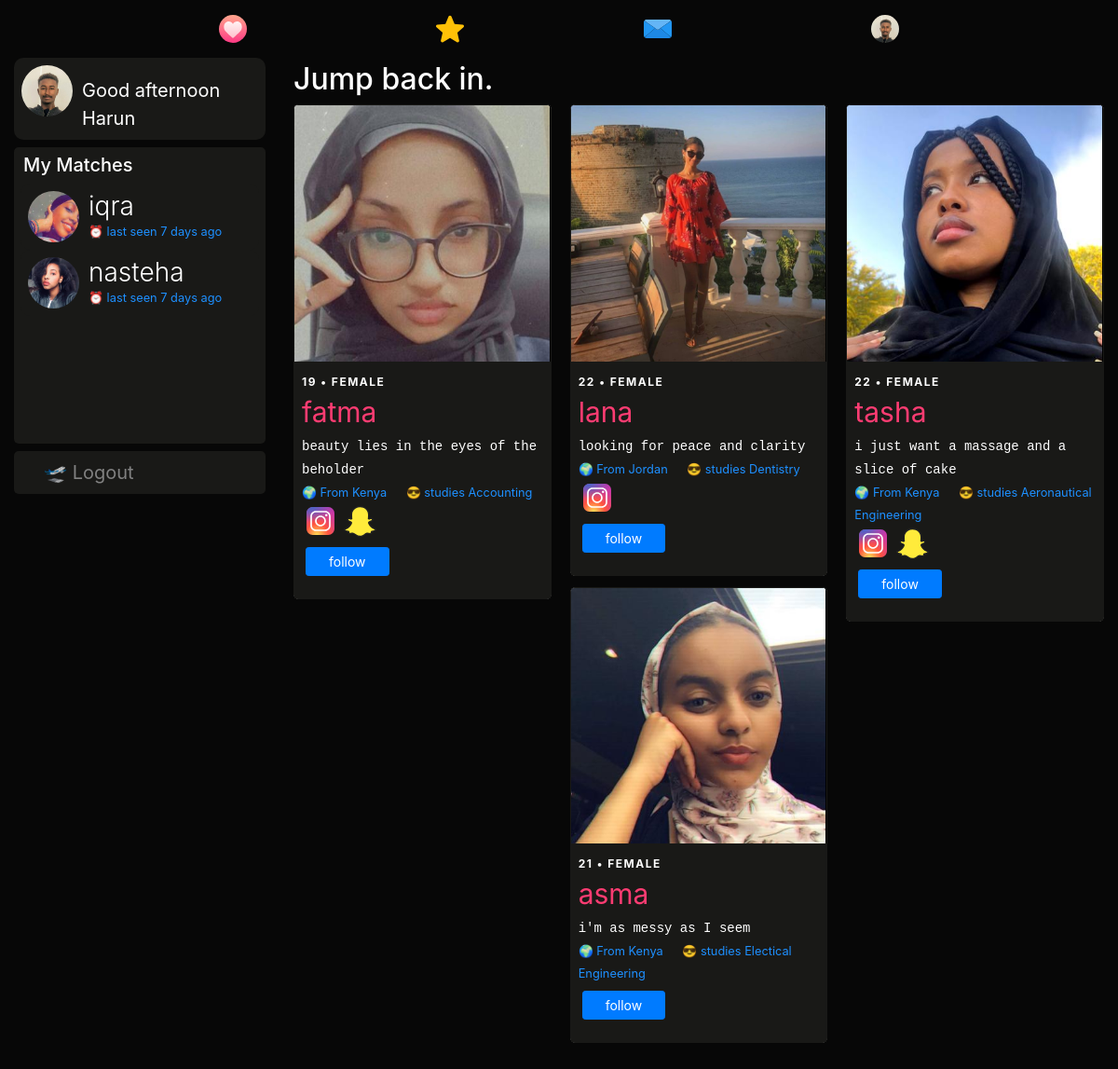
Screenshot of / (signed in) with the database file from the repository.
### dating/models.py (models this page shows, shortened)
class User(db.Model, UserMixin):
	id = db.Column(db.Integer, primary_key=True)
	username = db.Column(db.String(20), unique=True, nullable=False)
	email = db.Column(db.String(120), unique=True, nullable=True)
	dp = db.Column(db.String(20), nullable=False, default='default.jpg')
	dp2 = db.Column(db.String(20), nullable=False, default='flip.png')
	dp3 = db.Column(db.String(20), nullable=False, default='plane.png')
	password = db.Column(db.String(60), nullable=False)
	last_seen = db.Column(db.DateTime, default=datetime.utcnow)
	date_joined = db.Column(db.DateTime, nullable=False, default=datetime.utcnow)
	department = db.Column(db.String(20), nullable=False)
	student_number = db.Column(db.Integer(), unique=True, nullable=True)
	age = db.Column(db.DateTime, nullable=False)
	gender = db.Column(db.String(20), nullable=False)
	country = db.Column(db.String(20), default="Cyprus", nullable=True)
	bio = db.Column(db.String(120), nullable=True)
	private = db.Column(db.Boolean, default=False, nullable=False)
	snapchat = db.Column(db.String(20), default="snapchat", nullable=True)
	instagram = db.Column(db.String(20), default="instagram", nullable=True)
	followed = db.relationship(
		'User', secondary=followers,
		primaryjoin=(followers.c.follower_id == id),
		secondaryjoin=(followers.c.followed_id == id),
		backref=db.backref('followers', lazy='dynamic'), lazy='dynamic')
	messages_sent = db.relationship('Message',
									foreign_keys='Message.sender_id',
									backref='author', lazy='dynamic')
	messages_received = db.relationship('Message',
										foreign_keys='Message.recipient_id',
										backref='recipient', lazy='dynamic')
	last_message_read_time = db.Column(db.DateTime)
	def is_following(self, user):
		return self.followed.filter(followers.c.followed_id == user.id).count() > 0
	def new_messages(self):
		last_read_time = self.last_message_read_time or datetime(1900, 1, 1)
		return Message.query.filter_by(recipient=self).filter(
			Message.timestamp > last_read_time).count()

### dating/routes.py (the view)
@app.route('/')
@app.route('/home', methods=['GET', 'POST'])
def home():
	if current_user.is_authenticated:
		users = User.query.all()
		match_with = set()
		for user in users:
			if not current_user.is_following(user) and current_user.gender != user.gender:
				match_with.add(user)
		hour = datetime.now().hour
		year = datetime.now().year
		greeting = "Good morning" if 5<=hour<12 else "Good afternoon" if hour<18 else "Good evening"
		return render_template('swipe.html', title="Home", match_with=match_with, greeting=greeting, year=year, users=users)
	else:
		return render_template('intro.html', title="Intro")

### dating/models.py (called while the page is built)
@login_manager.user_loader
def load_user(user_id):
	return User.query.get(int(user_id))

### dating/routes.py (called while the page is built)
@app.before_request
def before_request():
	if current_user.is_authenticated:
		current_user.last_seen = datetime.utcnow()
		db.session.commit()

### dating/templates/swipe.html (shortened to what this page needs)
{% extends "layout.html" %}
{% block content %}
<div class="container-fluid">
  <div class="row">
    <div class="col-lg-3 d-none d-lg-block position-fixed">
      <a href="{{ url_for('user_posts',username=current_user.username) }}" style="text-decoration:none;">
      <header class="mb-2">
        <img src="{{ url_for('static', filename='profile_pics/' + current_user.dp) }}" alt="default profile" class="profile-thumbnail">
        <div class="profile-name">
          <span class="mt-2 pt-1" style="font-size:20px;color:#fff;">{{greeting}} {{current_user.username.title()}}</span>
        </div>
      </header>
    </a>
      <div style="background:#191917;padding:7px;cursor:pointer;border-radius:5px;overflow:auto;height:318px;">
        <h5 style="padding-left: 3px;">My Matches</h5>
        {% for user in users if user.is_following(current_user) and current_user.is_following(user) %}
        <a href="{{url_for('message', recipient=user.username)}}" style="text-decoration:none;">
        <header>
        <img src="{{ url_for('static', filename='profile_pics/' + user.dp) }}" alt="default profile" class="profile-thumbnail">
        <div class="profile-name">
          <h3>{{user.username}}</h3>
          <small>⏰ last seen {{ moment(user.last_seen).fromNow() }}</small>
        </div>
      </header>
    </a>
      {% endfor %}
      </div>
        <div class="mt-2" style="background:#191917;padding:8px 8px 8px 32px;font-size:20px;display:block;border-radius:5px;">
        <a href="{{ url_for('logout') }}" style="text-decoration:none;color:#818181;"> 🛫 Logout</a>
        </div>
      </div>
    <div class="col-lg-9 offset-lg-3">
     <h2 class="mt-1">Jump back in.</h2>
     <div class="card-columns">
   {% for user in match_with %}
      {% if user %}
      <div class="card" style="border:1px solid #191917;border-radius:5px;">
        <a href="{{ url_for('user_posts',username=user.username) }}" style="text-decoration:none;">
        <div style="display:flex;overflow-x: auto">
          <img class="card-img-top img-fluid" src="{{ url_for('static', filename='profile_pics/' + user.dp) }}" alt="Card image cap" style="min-width:100%;max-height:400px;border-right:1px solid #000;">
        </div></a>
        <div class="card-block p-2" style="background:#191917;">
          <span style="text-transform:uppercase;font-weight:700;font-size:12px;letter-spacing:1.5px;">{{ year - user.age.year }} • {{ user.gender }}</span> <br>
          <a href="{{url_for('user_posts', username=user.username)}}" style="color:#fff;">
            <span class="card-title" style="font-size:30px;color:#FE3C72;">{{user.username}}</span> <br>
          </a>
          {% if user.bio %}<code style="color:#fff;"> {{user.bio}} </code> <br> {% endif %}
          {% if user.country %} <small>🌍 From {{user.country}}</small> {% endif %}
          <small class="pl-3">😎 studies {{user.department}}</small>
          <br>
          {% if user.instagram and user.instagram != "instagram"  %}
          <a href="https://www.instagram.com/{{user.instagram}}"><img src="{{ url_for('static', filename='resources/' + 'instagram.svg') }}" style="width:40px;height:40px;"></a>
          {% endif %}
          {% if user.snapchat and user.snapchat != "snapchat"  %}
          <a href="https://www.snapchat.com/add/{{user.snapchat}}"><img src="{{ url_for('static', filename='resources/' + 'snapchat.svg') }}" style="width:35px;height:35px;"></a>
          {% endif %}
          <div style="display:flex;">
            <p><a class="btn btn-sm btn-primary mt-2 ml-1 px-4" href="{{ url_for('follow', username=user.username) }}">follow</a></p>
          </div>
        </div>
      </div>
    {% endif %}
  {% endfor %}
  </div>
</div>
</div>
{% endblock content %}

### dating/templates/layout.html (shortened to what this page needs)
<!doctype html>
<html lang="en">
  <head>
    <link rel="stylesheet" href="https://stackpath.bootstrapcdn.com/bootstrap/4.3.1/css/bootstrap.min.css">
    <link rel="stylesheet" type="text/css" href="{{ url_for('static', filename='main.css') }}">
  </head>
  <body>
<nav class="navbar navbar-expand-md navbar-dark sticky-top justify-content-center d-none d-lg-block">
   <ul class="nav">
    <li {% if '/home' == request.path %}  class="active" {% endif %}>
      <a href="{{url_for('home')}}"><img src="{{ url_for('static', filename='resources/' + 'swipe.svg') }}" style="width:30px;height:30px;"></a>
    </li>
    <li {% if '/discover' == request.path %}  class="active" {% endif %}>
      <a href="{{url_for('discover')}}"><img src="{{ url_for('static', filename='resources/' + 'like.svg') }}" style="width:30px;height:30px;"></a>
    </li>
    <li {% if '/messages' == request.path %}  class="active" {% endif %}>
      <a href="{{url_for('messages')}}">
        <img src="{{ url_for('static', filename='resources/' + 'message.svg') }}" style="width:30px;height:30px;">
      </a>
    </li>
    <li>
      <a href="{{url_for('user_posts', username=current_user.username)}}">
        {% if current_user.is_authenticated %}
          <img src="{{ url_for('static', filename='profile_pics/' + current_user.dp) }}" style="width:30px;height:30px;border-radius:50%">
        {% else %}
        <img src="https://www.flaticon.com/premium-icon/icons/svg/3133/3133799.svg" style="width:30px;height:30px;">
        {% endif %}
      </a>
    </li>
</ul>
</nav>
  {% block content %} {% endblock %}
  </body>
</html>

### dating/static/main.css (style rules this page uses)
body { background:#070707; color:#fff; }
nav { background:#070707; }
small { color: #1e90ff; }
h3 { font-weight: 300; }
header { display: flex; flex-direction: row; color:#fff; background:#191917; border-radius:10px; padding:8px; cursor:pointer; }
header .profile-thumbnail { width: 55px; height: 55px; border-radius: 50%; }
header .profile-name { display: flex; flex-direction:column; margin-left: 10px; }
header h3, header h4 { display: flex; margin: 0; }

### dating/templates/layout.html (style rules this page uses)
ul.nav { width:80%; margin:0 auto; padding:0; list-style:none; background-color:none; text-align:center; font-family: sans-serif; }
.nav li { display:inline-block; width:25%; margin:0; padding:0; }
.nav a { text-align:center; padding:8px 0 8px 0; margin:0; display:block; text-decoration:none; color: #fff; }
ul.nav li:first-child a { border:none; }
ul.nav li:last-child a { border:none; }

### rows the page displays
User: dp (picture), username "Harun"
User: dp (picture), username "iqra", last_seen "7 days ago"
User: dp (picture), username "nasteha", last_seen "7 days ago"
User: dp (picture), year-user.age.year "19", gender "FEMALE", username "fatma", bio "beauty lies in the eyes of the beholder", country "Kenya", department "Accounting"
User: dp (picture), year-user.age.year "22", gender "FEMALE", username "lana", bio "looking for peace and clarity", country "Jordan", department "Dentistry"
User: dp (picture), year-user.age.year "21", gender "FEMALE", username "asma", bio "i'm as messy as I seem", country "Kenya", department "Electical Engineering"
User: dp (picture), year-user.age.year "22", gender "FEMALE", username "tasha", bio "i just want a massage and a slice of cake", country "Kenya", department "Aeronautical Engineering"
